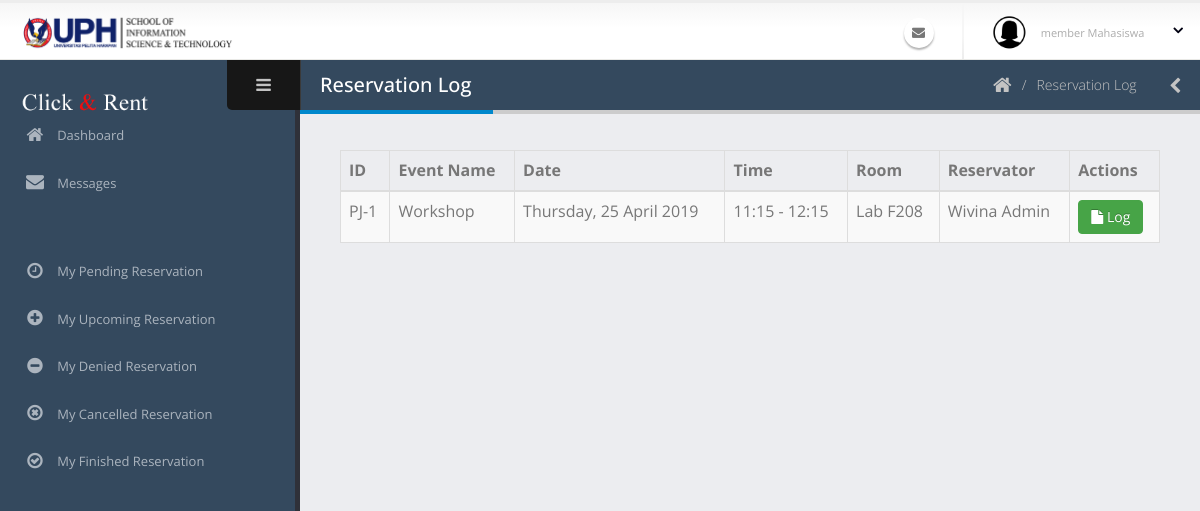
Before: /admin/logPeminjaman.php with the older database file.
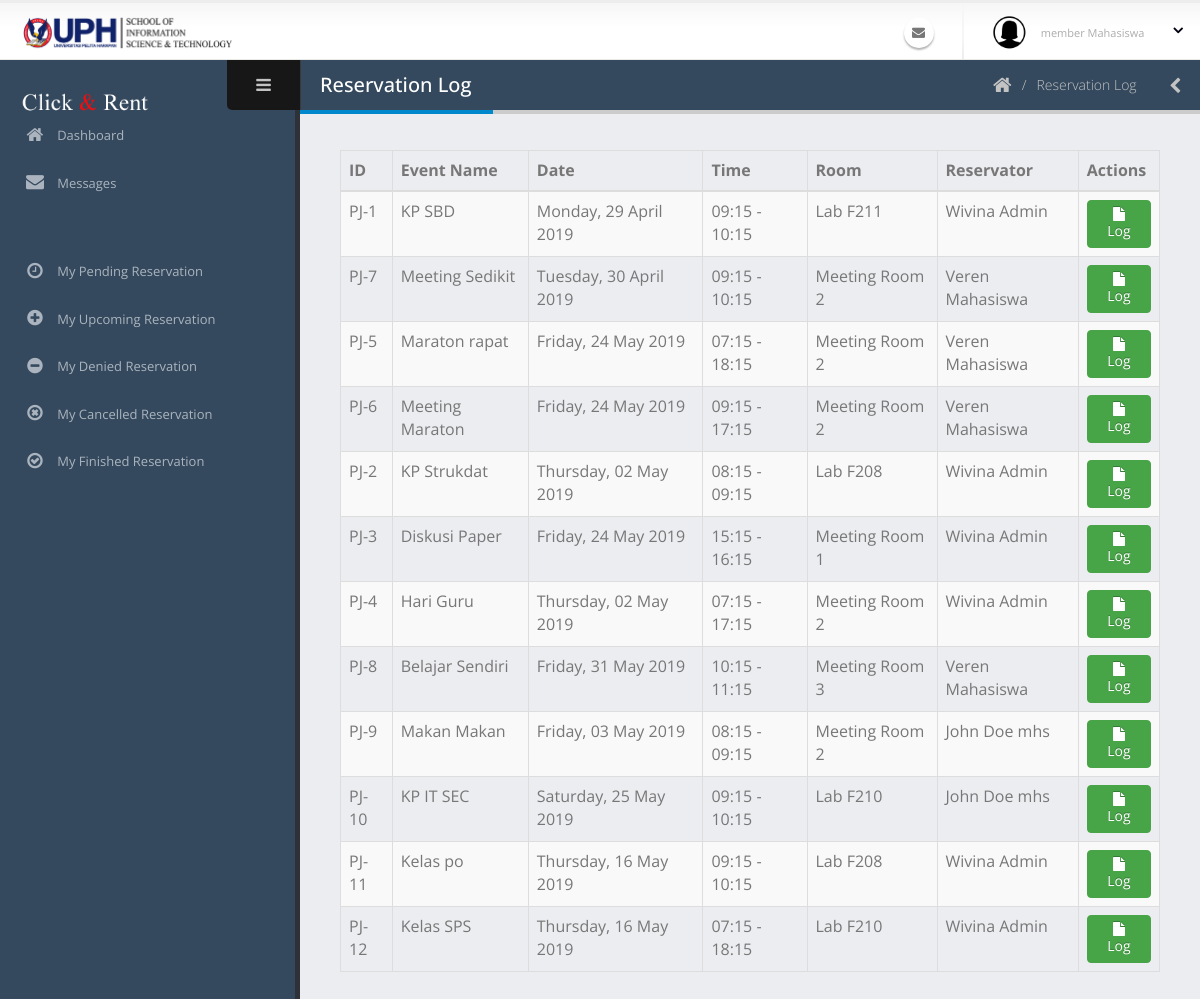
After: the same page with the newer database file.
### tables this page shows
CREATE TABLE `peminjaman` (
  `id_peminjaman` varchar(40) NOT NULL COMMENT 'PJ-0',
  `tanggal_peminjaman` date NOT NULL,
  `id_ruangan` varchar(40) NOT NULL,
  `waktu_mulai` time NOT NULL,
  `waktu_selesai` time NOT NULL,
  `id_pengguna` varchar(40) NOT NULL,
  `acara` varchar(70) NOT NULL,
  `jumlah_peserta` int(11) NOT NULL,
  `id_kategoriAcara` int(11) NOT NULL,
  `deskripsi_acara` text NOT NULL,
  `status_peminjaman` int(11) NOT NULL COMMENT '0:TUNGGU APPROVE, 1:APPROVED, 3:SELESAI, 4:TIDAK APPROVE 5:DIBATALKAN 6:TIMEOUT',
  `user_add` varchar(40) NOT NULL,
  `waktu_add` datetime NOT NULL,
  `user_edit` varchar(40) NOT NULL,
  `waktu_edit` datetime NOT NULL,
  `user_delete` varchar(40) NOT NULL,
  `waktu_delete` datetime NOT NULL,
  `status_delete` int(11) NOT NULL
);

CREATE TABLE `ruangan` (
  `id_ruangan` varchar(40) NOT NULL COMMENT 'R-0',
  `nama_ruangan` varchar(60) NOT NULL,
  `jenis_ruangan` int(11) NOT NULL COMMENT '1:LABORATORY, 2: MEETING ROOM',
  `gedung_lantai` varchar(20) NOT NULL,
  `kapasitas` int(11) NOT NULL,
  `deskripsi` text NOT NULL,
  `user_add` varchar(40) NOT NULL,
  `waktu_add` datetime NOT NULL,
  `user_edit` varchar(40) NOT NULL,
  `waktu_edit` datetime NOT NULL,
  `user_delete` varchar(40) NOT NULL,
  `waktu_delete` datetime NOT NULL,
  `status_delete` int(11) NOT NULL
);

CREATE TABLE `pengguna` (
  `id_pengguna` varchar(40) NOT NULL COMMENT 'USER-0',
  `email` varchar(50) NOT NULL,
  `kata_sandi` text NOT NULL,
  `nama_lengkap` varchar(60) NOT NULL,
  `jenis_kelamin` char(1) NOT NULL,
  `tanggal_lahir` date NOT NULL,
  `alamat` text NOT NULL,
  `no_hp` varchar(20) NOT NULL,
  `tanggal_masuk` date NOT NULL,
  `status_pengguna` int(11) NOT NULL COMMENT '1: SUPER ADMIN, 2: ADMIN, 3: MEMBER DOSEN, 4:MEMBER MAHASISWA',
  `status_daftar` int(11) NOT NULL COMMENT '0 =TIDAK AKTIF, 1=MENUNGGU APPROVE, 2=AKTIF, 3=DITOLAK',
  `user_add` varchar(40) NOT NULL,
  `waktu_add` datetime NOT NULL,
  `user_edit` varchar(40) NOT NULL,
  `waktu_edit` datetime NOT NULL,
  `user_delete` varchar(40) NOT NULL,
  `waktu_delete` datetime NOT NULL,
  `status_delete` int(11) NOT NULL
);

### admin/logPeminjaman.php (the view, shortened to what this page needs)
<?php include('../koneksi.php'); ?>
<?php include('req/head.php');?>
<?php include('req/header.php');?>
<?php include('req/leftbar.php');?>
	<section role="main" class="content-body">
		<header class="page-header">
			<h2>Reservation Log</h2>
			<div class="right-wrapper pull-right">
				<ol class="breadcrumbs">
					<li>
						<a href="index.php">
							<i class="fa fa-home"></i>
						</a>
					</li>
                    <li><span>Reservation Log</span></li>
				</ol>
				<a class="sidebar-right-toggle" data-open="sidebar-right"><i class="fa fa-chevron-left"></i></a>
			</div>
		</header>
        <div class="table-responsive">
            <table class="table table-bordered table-striped mb-none" id="datatable-default">
                <thead>
                    <tr>
                        <th>ID</th>
                        <th>Event Name</th>
                        <th>Date</th>
                        <th>Time</th>
                        <th>Room</th>
                        <th>Reservator</th>
                        <th>Actions</th>
                    </tr>
                </thead>
                <tbody>
                <?php
                        $query = mysqli_query($koneksi, "SELECT * FROM peminjaman join ruangan join pengguna on ruangan.id_ruangan = peminjaman.id_ruangan AND pengguna.id_pengguna=peminjaman.id_pengguna ORDER BY peminjaman.waktu_edit DESC");
if(mysqli_num_rows($query)==0){
    ?>
    <td colspan="7" style="text-align:center"><br><b>No Data</b></td>
<?php
}else{
                        while($data=mysqli_fetch_array($query)){
                            $time = $data['tanggal_peminjaman'];
                            $times = date("l, d F Y",strtotime($time));
                            $mulai = date("H:i",strtotime($data['waktu_mulai']));
                            $selesai = date("H:i",strtotime($data['waktu_selesai']));
                        ?>
                    <tr>
                        <td><?php echo $data['id_peminjaman'] ?></td>
                        <td><?php echo $data['acara'] ?></td>
                        <td><?php echo $times ?></td>
                        <td><?php echo $mulai . " - " . $selesai ?></td>
                        <td><?php echo $data['nama_ruangan'] ?></td>
                        <td><?php echo $data['nama_lengkap'] ?></td>
                        <td>
                           <a href="lihatLog.php?id=<?php echo $data['id_peminjaman'] ?>" class="btn btn-success"><i class='fa fa-file'></i> Log</a>
                        </td>
                    </tr>
                    <?php }} ?>
                </tbody>
            </table>
        </div>
<?php include('req/endtitle.php');?>
<?php include('req/script.php');?>

Changed rows visible on the page:
changed peminjaman "PJ-1": acara "Workshop" → "KP SBD"; tanggal_peminjaman "Thursday, 25 April 2019" → "Monday, 29 April 2019"; waktu_mulai "11:15" → "09:15"; waktu_selesai "12:15" → "10:15"; id_ruangan.nama_ruangan "Lab F208" → "Lab F211"
added peminjaman: id_peminjaman "PJ-7", acara "Meeting Sedikit", tanggal_peminjaman "Tuesday, 30 April 2019", waktu_mulai "09:15", waktu_selesai "10:15", id_ruangan.nama_ruangan "Meeting Room 2", id_pengguna.nama_lengkap "Veren Mahasiswa"
added peminjaman: id_peminjaman "PJ-5", acara "Maraton rapat", tanggal_peminjaman "Friday, 24 May 2019", waktu_mulai "07:15", waktu_selesai "18:15", id_ruangan.nama_ruangan "Meeting Room 2", id_pengguna.nama_lengkap "Veren Mahasiswa"
added peminjaman: id_peminjaman "PJ-6", acara "Meeting Maraton", tanggal_peminjaman "Friday, 24 May 2019", waktu_mulai "09:15", waktu_selesai "17:15", id_ruangan.nama_ruangan "Meeting Room 2", id_pengguna.nama_lengkap "Veren Mahasiswa"
added peminjaman: id_peminjaman "PJ-2", acara "KP Strukdat", tanggal_peminjaman "Thursday, 02 May 2019", waktu_mulai "08:15", waktu_selesai "09:15", id_ruangan.nama_ruangan "Lab F208", id_pengguna.nama_lengkap "Wivina Admin"
added peminjaman: id_peminjaman "PJ-3", acara "Diskusi Paper", tanggal_peminjaman "Friday, 24 May 2019", waktu_mulai "15:15", waktu_selesai "16:15", id_ruangan.nama_ruangan "Meeting Room 1", id_pengguna.nama_lengkap "Wivina Admin"
added peminjaman: id_peminjaman "PJ-4", acara "Hari Guru", tanggal_peminjaman "Thursday, 02 May 2019", waktu_mulai "07:15", waktu_selesai "17:15", id_ruangan.nama_ruangan "Meeting Room 2", id_pengguna.nama_lengkap "Wivina Admin"
added peminjaman: id_peminjaman "PJ-8", acara "Belajar Sendiri", tanggal_peminjaman "Friday, 31 May 2019", waktu_mulai "10:15", waktu_selesai "11:15", id_ruangan.nama_ruangan "Meeting Room 3", id_pengguna.nama_lengkap "Veren Mahasiswa"
added peminjaman: id_peminjaman "PJ-9", acara "Makan Makan", tanggal_peminjaman "Friday, 03 May 2019", waktu_mulai "08:15", waktu_selesai "09:15", id_ruangan.nama_ruangan "Meeting Room 2", id_pengguna.nama_lengkap "John Doe mhs"
added peminjaman: id_peminjaman "PJ-10", acara "KP IT SEC", tanggal_peminjaman "Saturday, 25 May 2019", waktu_mulai "09:15", waktu_selesai "10:15", id_ruangan.nama_ruangan "Lab F210", id_pengguna.nama_lengkap "John Doe mhs"
added peminjaman: id_peminjaman "PJ-11", acara "Kelas po", tanggal_peminjaman "Thursday, 16 May 2019", waktu_mulai "09:15", waktu_selesai "10:15", id_ruangan.nama_ruangan "Lab F208", id_pengguna.nama_lengkap "Wivina Admin"
added peminjaman: id_peminjaman "PJ-12", acara "Kelas SPS", tanggal_peminjaman "Thursday, 16 May 2019", waktu_mulai "07:15", waktu_selesai "18:15", id_ruangan.nama_ruangan "Lab F210", id_pengguna.nama_lengkap "Wivina Admin"
